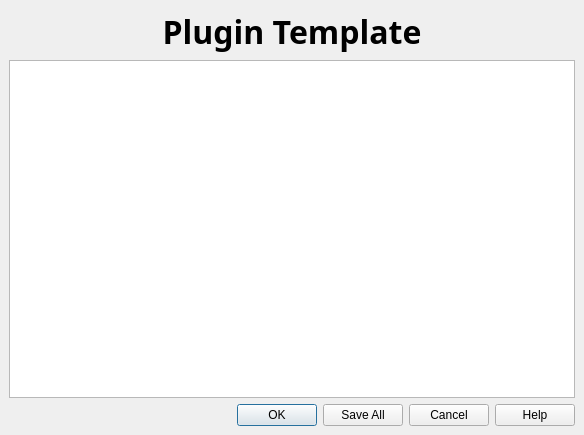
<ui version="4.0" >
 <class>bubblesGuiBase</class>
 <widget class="QDialog" name="bubblesGuiBase" >
  <property name="geometry" >
   <rect>
    <x>0</x>
    <y>0</y>
    <width>584</width>
    <height>435</height>
   </rect>
  </property>
  <property name="windowTitle" >
   <string>QGIS Plugin Template</string>
  </property>
  <property name="windowIcon" >
   <iconset/>
  </property>
  <layout class="QGridLayout" >
   <property name="margin" >
    <number>9</number>
   </property>
   <property name="spacing" >
    <number>6</number>
   </property>
   <item row="0" column="0" >
    <widget class="QLabel" name="txtHeading" >
     <property name="sizePolicy" >
      <sizepolicy>
       <hsizetype>5</hsizetype>
       <vsizetype>1</vsizetype>
       <horstretch>0</horstretch>
       <verstretch>0</verstretch>
      </sizepolicy>
     </property>
     <property name="font" >
      <font>
       <family>Sans Serif</family>
       <pointsize>24</pointsize>
       <weight>75</weight>
       <italic>false</italic>
       <bold>true</bold>
       <underline>false</underline>
       <strikeout>false</strikeout>
      </font>
     </property>
     <property name="text" >
      <string>Plugin Template</string>
     </property>
     <property name="alignment" >
      <set>Qt::AlignCenter</set>
     </property>
    </widget>
   </item>
   <item row="1" column="0" >
    <widget class="QTextBrowser" name="textBrowser" >
     <property name="openExternalLinks" >
      <bool>true</bool>
     </property>
    </widget>
   </item>
   <item row="2" column="0" >
    <widget class="QDialogButtonBox" name="buttonBox" >
     <property name="orientation" >
      <enum>Qt::Horizontal</enum>
     </property>
     <property name="standardButtons" >
      <set>QDialogButtonBox::Cancel|QDialogButtonBox::Help|QDialogButtonBox::NoButton|QDialogButtonBox::Ok|QDialogButtonBox::SaveAll</set>
     </property>
    </widget>
   </item>
  </layout>
 </widget>
 <layoutdefault spacing="6" margin="11" />
 <resources/>
 <connections/>
</ui>
